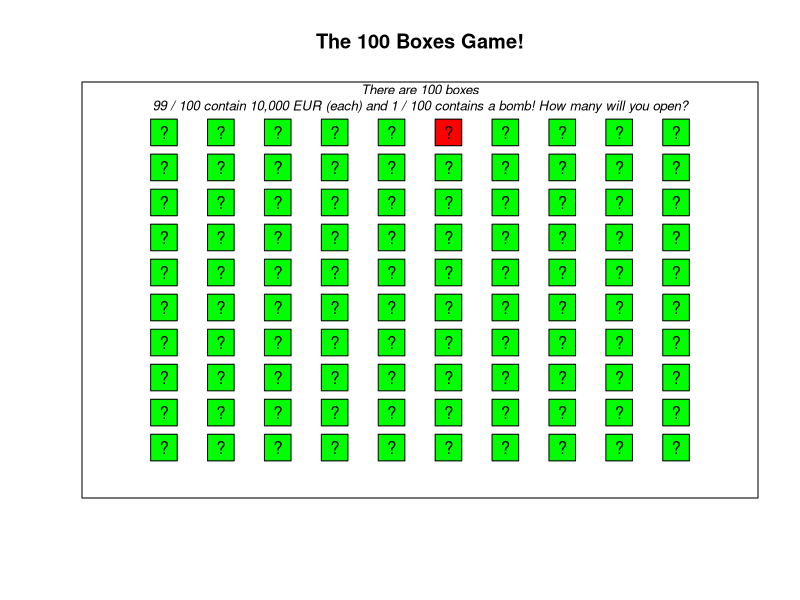

Write the R code that produced this figure.
## ---- chunk 1
knitr::opts_chunk$set(fig.width=12, fig.height=8,
                      echo=TRUE, warning=FALSE, message=FALSE)
## ---- chunk 2
# Random sample of 50 values from N(mean = 20, sd = 10)
x <- rnorm(n = 50, mean = 20, sd = 10)
## ---- chunk 3
# Plot of the Boxes Game

# Plotting space
plot(1, 
     xlim = c(0, 11), 
     ylim = c(0, 11),
     xlab = "", ylab = "", main = "The 100 Boxes Game!", 
     type = "n", xaxt = "n", yaxt = "n")

text(x = 5.5,
     y = 11, 
     labels = "There are 100 boxes\n99 / 100 contain 10,000 EUR (each) and 1 / 100 contains a bomb! How many will you open?", 
     font = 3,    # Italic font
     cex = .8)    # Slightly smaller font size

# Boxes
points(x = rep(1:10, times = 10), 
       y = rep(1:10, each = 10), 
       pch = 22, 
       cex = 4, 
       bg = sample(c(rep("green", 99), "red")))

# Labels
points(x = rep(1:10, times = 10), 
       y = rep(1:10, each = 10), 
       pch = "?")
## ---- chunk 4
i.will.open <- 0  # How many do you want to open? Change the value from 0 to your number
## ---- chunk 5
# Run this chunk to create the function
play.boxes.game <- function(i.will.open) {

# Prevents exponent printing  
options("scipen" = 100, "digits" = 4)
  
if(i.will.open == 0) {
  
  print("You didn't open any boxes! You earned nothing but are still alive")}
  
if(i.will.open > 0) {
  
  boxes.result <- sample(x = c(rep(10000, 99), -Inf),
                   size = i.will.open)

if(-Inf %in% boxes.result) {
  
  print(paste("You're dead!!! You opened ", i.will.open, 
              " boxes and got the bomb!!!", sep = ""))}

if((-Inf %in% boxes.result) == FALSE) {
  
  print(paste("Congratulations!!! You opened ", i.will.open, 
              " boxes and earned ", sum(boxes.result), 
              " Euros! Don't you want to play again? :)", sep = ""))}
}
  
}
## ---- chunk 6
play.boxes.game(0)  # Play with 0 boxes
